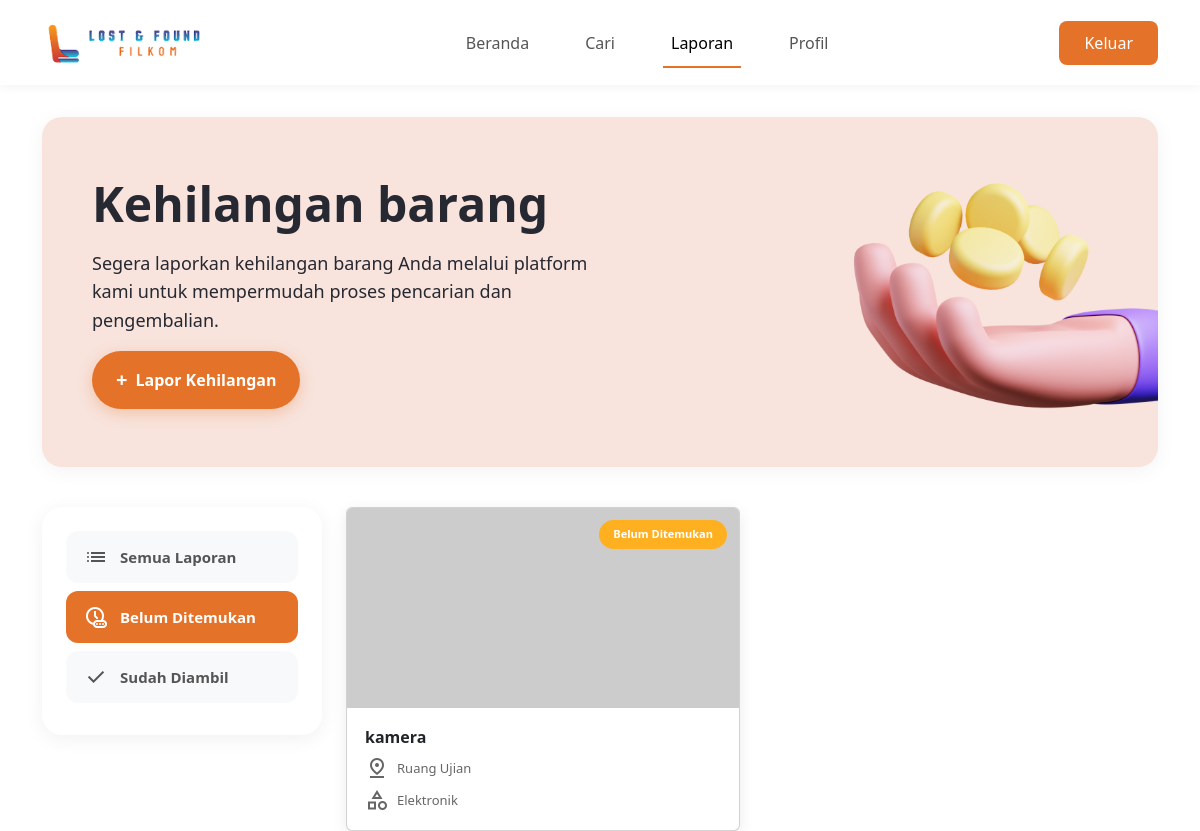
/index.php?action=laporan&filter=belum_ditemukan (signed in), run on an earlier commit of the app's database.
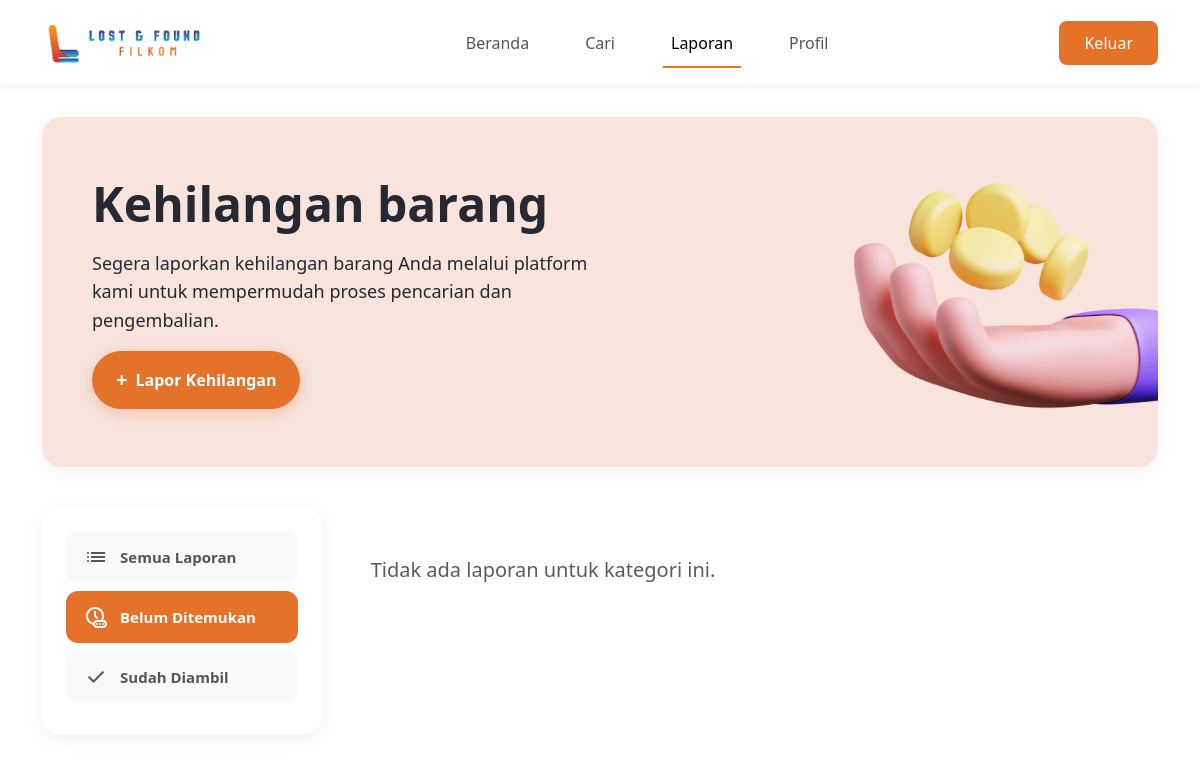
And on a later commit of the database.
### tables this page shows
CREATE TABLE `laporan` (
  `id_laporan` int(11) NOT NULL,
  `id_akun` int(11) NOT NULL,
  `tipe_laporan` enum('hilang','ditemukan') NOT NULL DEFAULT 'hilang',
  `nama_barang` varchar(255) NOT NULL,
  `deskripsi_fisik` text DEFAULT NULL,
  `kategori` enum('elektronik','dokumen','pakaian','lainnya') NOT NULL,
  `lokasi` enum('Smart Class Gedung F','Junction','Gedung Kreativitas Mahasiswa (GKM)','Kantin','Ruang Baca','Laboratorium Pembelajaran','Ruang Ujian','Ruang Tunggu','Gazebo lantai 4','Area Parkir','EduTech','Mushola Ulul Al-Baab','Auditorium Algoritma') NOT NULL,
  `waktu` datetime NOT NULL,
  `status` enum('belum_ditemukan','ditemukan','sudah_diambil') NOT NULL DEFAULT 'belum_ditemukan',
  `nim_pengambil` varchar(20) DEFAULT NULL,
  `foto_bukti` varchar(255) DEFAULT NULL,
  `waktu_diambil` datetime DEFAULT NULL,
  `foto` varchar(255) DEFAULT NULL,
  `created_at` timestamp NOT NULL DEFAULT current_timestamp()
);

### config/db.php (called while the page is built)
<?php
$host = 'localhost';
$dbname = 'lostfound';
$username = 'root';
$password = '';
try {
    $pdo = new PDO("mysql:host=$host;dbname=$dbname", $username, $password);
    $pdo->setAttribute(PDO::ATTR_ERRMODE, PDO::ERRMODE_EXCEPTION);
    $pdo->setAttribute(PDO::ATTR_DEFAULT_FETCH_MODE, PDO::FETCH_ASSOC);
} catch (PDOException $e) {
    die("Koneksi DB gagal: " . $e->getMessage());
}
function getDB()
{
    global $pdo;
    return $pdo;
}

### controllers/LaporanController.php (called while the page is built, shortened)
<?php
require_once __DIR__ . '/../models/LaporanModel.php';
class LaporanController
{
    private $model;
    private $session;
    public function __construct($sessionManager)
    {
        $this->model = new LaporanModel();
        $this->session = $sessionManager;
    }
    public function getLaporanUser()
    {
        $idAkun = $this->session->get('userId');
        $laporan = $this->model->getRiwayatLaporan($idAkun);
        return ['success' => true, 'laporan' => $laporan];
    }
}

### controllers/AuthController.php (called while the page is built, shortened)
<?php
class SessionManager
{
    public function get($key) { return $_SESSION[$key] ?? null; }
}

### models/LaporanModel.php (called while the page is built, shortened)
<?php
require_once __DIR__ . '/../config/db.php';
class LaporanModel
{
    private $database;
    public function __construct()
    {
        $this->database = getDB();
    }
    public function getRiwayatLaporan($idAkun)
    {
        try {
            $stmt = $this->database->prepare("
            SELECT id_laporan, nama_barang, kategori, lokasi, waktu, status, foto, created_at
            FROM laporan
            WHERE id_akun = :id_akun AND tipe_laporan = 'hilang'
            ORDER BY created_at DESC
        ");
            $stmt->execute(['id_akun' => $idAkun]);
            return $stmt->fetchAll();
        } catch (\PDOException $e) {
            error_log("Error fetching riwayat: " . $e->getMessage());
            return [];
        }
    }
}

### views/widgets/laporan_widget.php (the view, shortened to what the changed rows need)
<?php
$statusMap = [
    'semua'           => null,
    'belum_ditemukan' => 'belum_ditemukan',
    'sudah_diambil'         => 'sudah_diambil'
];
$targetStatus = $statusMap[$filter] ?? null;
$filtered = ($filter === 'semua')
    ? $laporanList
    : array_filter($laporanList, fn($item) => ($item['status'] ?? '') === $targetStatus);
?>
<?php if (empty($filtered)): ?>
    <div class="text-center py-5 w-100">
        <p class="text-muted fs-5">Tidak ada laporan untuk kategori ini.</p>
    </div>
<?php else: ?>
    <?php foreach ($filtered as $item): ?>
        <?php
        $dbStatus = $item['status'] ?? 'belum_ditemukan';
        $isSelesai = $dbStatus === 'sudah_diambil';
        $statusClass = $isSelesai ? 'status-completed' : 'status-pending';
        $statusText = $isSelesai ? 'Sudah Diambil' : 'Belum Ditemukan';
        $defaultImg = 'https://via.placeholder.com/300x200/eeeeee/999999?text=No+Image';
        $imgSrc = $defaultImg;
        ?>
        <a href="index.php?action=detail_laporan&id=<?= $item['id_laporan'] ?>"
            class="text-decoration-none text-dark d-block">
            <div class="card">
                <div class="card-image">
                    <img src="<?= htmlspecialchars($imgSrc) ?>"
                        alt="<?= htmlspecialchars($item['nama_barang'] ?? 'Barang') ?>"
                        onerror="this.src='<?= $defaultImg ?>';">
                    <span class="card-status <?= $statusClass ?>">
                        <?= $statusText ?>
                    </span>
                </div>
                <div class="card-content">
                    <h3 class="card-title">
                        <?= htmlspecialchars($item['nama_barang'] ?? 'Tanpa Nama') ?>
                    </h3>
                    <div class="card-info">
                        <div class="info-item">
                            <span class="material-symbols-outlined">pin_drop</span>
                            <span><?= htmlspecialchars($item['lokasi'] ?? 'Lokasi tidak diketahui') ?></span>
                        </div>
                        <div class="info-item">
                            <span class="material-symbols-outlined">category</span>
                            <span><?= ucfirst($item['kategori'] ?? 'Umum') ?></span>
                        </div>
                    </div>
                </div>
            </div>
        </a>
    <?php endforeach; ?>
<?php endif; ?>

### views/laporan_page.php (shortened to what the changed rows need)
<!DOCTYPE html>
<html lang="id">
<head>
    <link rel="stylesheet" href="../css/laporan.css">
</head>
<body>
    <?php include 'header.php'; ?>
    <div class="container">
        <div class="banner">
            <div class="banner-left">
                <h1>Kehilangan barang</h1>
            </div>
        </div>
        <div class="content-wrapper">
            <div class="sidebar">
                <div class="filter-box">
                    <?php
                    $currentFilter = $_GET['filter'] ?? 'semua';
                    $filters = [
                        'semua' => ['label' => 'Semua Laporan', 'icon' => 'list'],
                        'belum_ditemukan' => ['label' => 'Belum Ditemukan', 'icon' => 'chronic'],
                        'sudah_diambil' => ['label' => 'Sudah Diambil', 'icon' => 'check']
                    ];
                    ?>
                    <?php foreach ($filters as $key => $f): ?>
                        <a href="index.php?action=laporan&filter=<?= $key ?>"
                            class="filter-btn text-decoration-none <?= $currentFilter === $key ? 'active' : '' ?>">
                            <span class="material-symbols-outlined"><?= $f['icon'] ?></span>
                            <?= $f['label'] ?>
                        </a>
                    <?php endforeach; ?>
                </div>
            </div>
            <div class="cards-grid">
                <?php
                $result = $laporanController->getLaporanUser();
                $laporanList = $result['success'] ? $result['laporan'] : [];
                $filter = $_GET['filter'] ?? 'semua';
                include __DIR__ . '/widgets/laporan_widget.php';
                ?>
            </div>
        </div>
    </div>
</body>
</html>

What changed in the data, as far as the page shows it:
removed laporan: status "Belum Ditemukan", nama_barang "kamera", lokasi "Ruang Ujian", kategori "Elektronik"
Also different on the page:
text now shown: "Tidak ada laporan untuk kategori ini."
